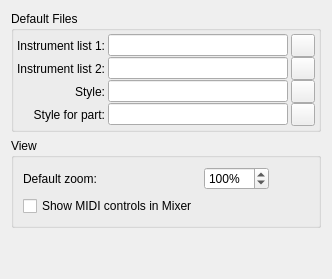
     <widget class="QWidget" name="tabScore">
      <property name="accessibleName">
       <string>Score Tab</string>
      </property>
      <attribute name="title">
       <string>Score</string>
      </attribute>
      <layout class="QGridLayout" name="gridLayout61">
       <item row="1" column="0">
        <widget class="QGroupBox" name="groupBox_19">
         <property name="title">
          <string>View</string>
         </property>
         <layout class="QGridLayout" name="gridLayout_7">
          <item row="0" column="1">
           <widget class="QDoubleSpinBox" name="scale">
            <property name="toolTip">
             <string>Default scale for new score views</string>
            </property>
            <property name="accessibleName">
             <string>Default zoom</string>
            </property>
            <property name="accessibleDescription">
             <string>Default scale for new score views</string>
            </property>
            <property name="suffix">
             <string notr="true">%</string>
            </property>
            <property name="decimals">
             <number>0</number>
            </property>
            <property name="minimum">
             <double>5.000000000000000</double>
            </property>
            <property name="maximum">
             <double>1600.000000000000000</double>
            </property>
            <property name="singleStep">
             <double>20.000000000000000</double>
            </property>
            <property name="value">
             <double>100.000000000000000</double>
            </property>
           </widget>
          </item>
          <item row="0" column="0">
           <widget class="QLabel" name="label_48">
            <property name="text">
             <string>Default zoom:</string>
            </property>
           </widget>
          </item>
          <item row="0" column="2">
           <spacer name="horizontalSpacer_17">
            <property name="orientation">
             <enum>Qt::Horizontal</enum>
            </property>
            <property name="sizeHint" stdset="0">
             <size>
              <width>40</width>
              <height>20</height>
             </size>
            </property>
           </spacer>
          </item>
          <item row="1" column="0">
           <widget class="QCheckBox" name="showMidiControls">
            <property name="text">
             <string>Show MIDI controls in Mixer</string>
            </property>
           </widget>
          </item>
         </layout>
        </widget>
       </item>
       <item row="0" column="0">
        <widget class="QGroupBox" name="groupBox_39">
         <property name="title">
          <string>Default Files</string>
         </property>
         <layout class="QGridLayout" name="_23">
          <property name="leftMargin">
           <number>3</number>
          </property>
          <property name="topMargin">
           <number>3</number>
          </property>
          <property name="rightMargin">
           <number>3</number>
          </property>
          <property name="bottomMargin">
           <number>3</number>
          </property>
          <property name="horizontalSpacing">
           <number>3</number>
          </property>
          <property name="verticalSpacing">
           <number>0</number>
          </property>
          <item row="1" column="0">
           <widget class="QLabel" name="label_90">
            <property name="text">
             <string>Instrument list 2:</string>
            </property>
            <property name="alignment">
             <set>Qt::AlignRight|Qt::AlignTrailing|Qt::AlignVCenter</set>
            </property>
           </widget>
          </item>
          <item row="0" column="2">
           <widget class="QToolButton" name="instrumentList1Button">
            <property name="focusPolicy">
             <enum>Qt::StrongFocus</enum>
            </property>
            <property name="accessibleName">
             <string>Choose Instrument list 1</string>
            </property>
            <property name="accessibleDescription">
             <string>Opens a file dialog for selecting an instrument list file</string>
            </property>
            <property name="text">
             <string/>
            </property>
            <property name="icon">
             <iconset resource="musescore.qrc">
              <normaloff>:/data/icons/document-open.svg</normaloff>:/data/icons/document-open.svg</iconset>
            </property>
           </widget>
          </item>
          <item row="0" column="0">
           <widget class="QLabel" name="label_85">
            <property name="text">
             <string>Instrument list 1:</string>
            </property>
            <property name="alignment">
             <set>Qt::AlignRight|Qt::AlignTrailing|Qt::AlignVCenter</set>
            </property>
           </widget>
          </item>
          <item row="0" column="1">
           <widget class="QLineEdit" name="instrumentList1">
            <property name="accessibleName">
             <string>Instrument list 1</string>
            </property>
            <property name="accessibleDescription">
             <string>Insert path to a instrument list file</string>
            </property>
           </widget>
          </item>
          <item row="2" column="0">
           <widget class="QLabel" name="label_87">
            <property name="text">
             <string>Style:</string>
            </property>
            <property name="alignment">
             <set>Qt::AlignRight|Qt::AlignTrailing|Qt::AlignVCenter</set>
            </property>
           </widget>
          </item>
          <item row="2" column="1">
           <widget class="QLineEdit" name="defaultStyle">
            <property name="accessibleName">
             <string>Style</string>
            </property>
            <property name="accessibleDescription">
             <string>Insert path to style file</string>
            </property>
           </widget>
          </item>
          <item row="2" column="2">
           <widget class="QToolButton" name="defaultStyleButton">
            <property name="focusPolicy">
             <enum>Qt::StrongFocus</enum>
            </property>
            <property name="accessibleName">
             <string>Choose style</string>
            </property>
            <property name="accessibleDescription">
             <string>Opens a file dialog for selecting a style file</string>
            </property>
            <property name="text">
             <string notr="true"/>
            </property>
            <property name="icon">
             <iconset resource="musescore.qrc">
              <normaloff>:/data/icons/document-open.svg</normaloff>:/data/icons/document-open.svg</iconset>
            </property>
           </widget>
          </item>
          <item row="3" column="0">
           <widget class="QLabel" name="label_28">
            <property name="text">
             <string>Style for part:</string>
            </property>
            <property name="alignment">
             <set>Qt::AlignRight|Qt::AlignTrailing|Qt::AlignVCenter</set>
            </property>
           </widget>
          </item>
          <item row="3" column="1">
           <widget class="QLineEdit" name="partStyle">
            <property name="accessibleName">
             <string>Style for part</string>
            </property>
            <property name="accessibleDescription">
             <string>Insert path to style file for part</string>
            </property>
           </widget>
          </item>
          <item row="3" column="2">
           <widget class="QToolButton" name="partStyleButton">
            <property name="focusPolicy">
             <enum>Qt::StrongFocus</enum>
            </property>
            <property name="accessibleName">
             <string>Choose style for part</string>
            </property>
            <property name="accessibleDescription">
             <string>Opens a file dialog for selecting a style file for part</string>
            </property>
            <property name="text">
             <string notr="true"/>
            </property>
            <property name="icon">
             <iconset resource="musescore.qrc">
              <normaloff>:/data/icons/document-open.svg</normaloff>:/data/icons/document-open.svg</iconset>
            </property>
           </widget>
          </item>
          <item row="1" column="1">
           <widget class="QLineEdit" name="instrumentList2">
            <property name="accessibleName">
             <string>Instrument list 2</string>
            </property>
            <property name="accessibleDescription">
             <string>Insert path to a instrument list file</string>
            </property>
           </widget>
          </item>
          <item row="1" column="2">
           <widget class="QToolButton" name="instrumentList2Button">
            <property name="focusPolicy">
             <enum>Qt::StrongFocus</enum>
            </property>
            <property name="accessibleName">
             <string>Choose Instrument list 2</string>
            </property>
            <property name="accessibleDescription">
             <string>Opens a file dialog for selecting an instrument list file</string>
            </property>
            <property name="text">
             <string notr="true"/>
            </property>
            <property name="icon">
             <iconset resource="musescore.qrc">
              <normaloff>:/data/icons/document-open.svg</normaloff>:/data/icons/document-open.svg</iconset>
            </property>
           </widget>
          </item>
         </layout>
        </widget>
       </item>
       <item row="3" column="0">
        <spacer name="verticalSpacer_7">
         <property name="orientation">
          <enum>Qt::Vertical</enum>
         </property>
         <property name="sizeHint" stdset="0">
          <size>
           <width>20</width>
           <height>40</height>
          </size>
         </property>
        </spacer>
       </item>
      </layout>
     </widget>
